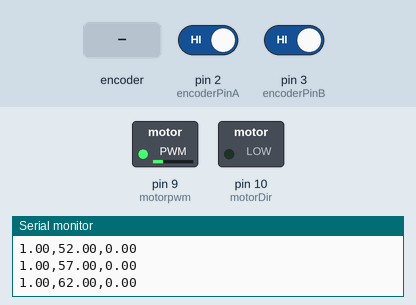
Recording of a sketch running on a simulated Arduino Uno, built with avr-gcc and run on an emulated ATmega328P. On the bench: switched loads named in the sketch (green lamp = pin HIGH), the last lines printed to the serial monitor. Inputs (shaded band) come from the test bench; at power-on: pin 2 (encoderPinA) HIGH, pin 3 (encoderPinB) HIGH.

Above: at 1.26 s.
1.3 s: rotary encoder on pin 2 (encoderPinA) / pin 3 (encoderPinB) turned 1 step (first pin leading)
At 2.28 s:
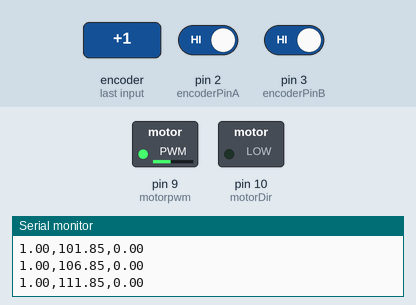
At 6.2 s:
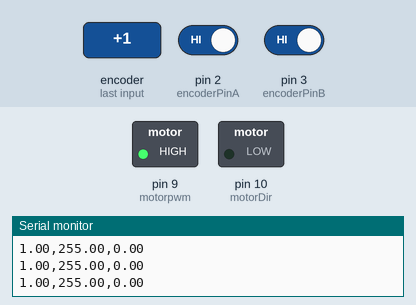
Timing chart, 0 to 7.7 s (numbered marks = the images above; inputs shaded):
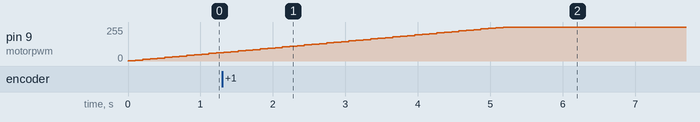

The sketch:

pid_test_speed2_RIGHT.ino
```cpp
#include "pid.h"

void setup(){
  pinMode (encoderPinA, INPUT_PULLUP);
  pinMode (encoderPinB, INPUT_PULLUP);
  Serial.begin(115200);
  attachInterrupt (digitalPinToInterrupt (encoderPinA), readEncoderA, CHANGE);
  attachInterrupt (digitalPinToInterrupt (encoderPinB), readEncoderB, CHANGE);

  pinMode(motorDir, OUTPUT);
  pinMode(motorpwm, OUTPUT);

  TCCR1B = TCCR1B & 0b11111000 | 1;
}

void loop(){


  setpoint= 10*vx+5.985*w; //max 7.8 rad/s

  control_pid();
  pwmOut(output);

  Serial.print(setpoint);
  Serial.print(",");
  Serial.print(output);
  Serial.print(",");
  Serial.println(pv);

  delay(100);

}
```

pid.h
```cpp
#define encoderPinA 2
#define encoderPinB 3
#define motorDir 10
#define motorpwm 9

float pv;
float setpoint;

volatile long  encoderValue = 0;
unsigned long previousMillis = 0;
long interval = 100;


float output, cv1, error, error1, error2;
float Kp=2, Kd=0.00, Ki=50, Tm=0.1;
float vx= 0.1;
float w=0.0;


void control_pid()
{
  unsigned long currentMillis = millis();
  if((currentMillis - previousMillis)>= interval){
    previousMillis = currentMillis;
    //    pv = 10* encoderValue * (60.0/8400.0) ; //rpm
    pv = 10* encoderValue * (2*PI/8400.0) ; //rad/seg
    encoderValue = 0;
  }
  //  setpoint = 60; //rpm setpoint 75 max

  error = setpoint - pv;


  output = cv1 + (Kp + Kd/Tm)*error + (-Kp + Ki*Tm - 2*Kd/Tm)*error1+ (Kd/Tm)*error2 ;
  cv1 = output;
  error2 = error1;
  error1 = error;

  if(output > 255.0){
    output = 255.0;
  }else if (output < -255.0) {
    output = -255.0;
  }

}

void readEncoderA()
{
  if (digitalRead(encoderPinA) != digitalRead(encoderPinB))
  {
    encoderValue++;
  }
  else
  {
    encoderValue--;
  }
}

void readEncoderB()
{
  if (digitalRead(encoderPinA) == digitalRead(encoderPinB))
  {
    encoderValue++;
  }
  else
  {
    encoderValue--;
  }
}

void forward () {
  digitalWrite(motorDir, LOW);

}
void reverse () {
  digitalWrite(motorDir, HIGH);

}


void pwmOut(float out) {
  if (out > 0) {  // if output > 0, move motor in forward direction
    analogWrite(motorpwm, out);
    forward();
  }
  else {  // if output < 0, move motor in reverse direction
    analogWrite(motorpwm, abs(out));
    reverse();

  }
}
```
